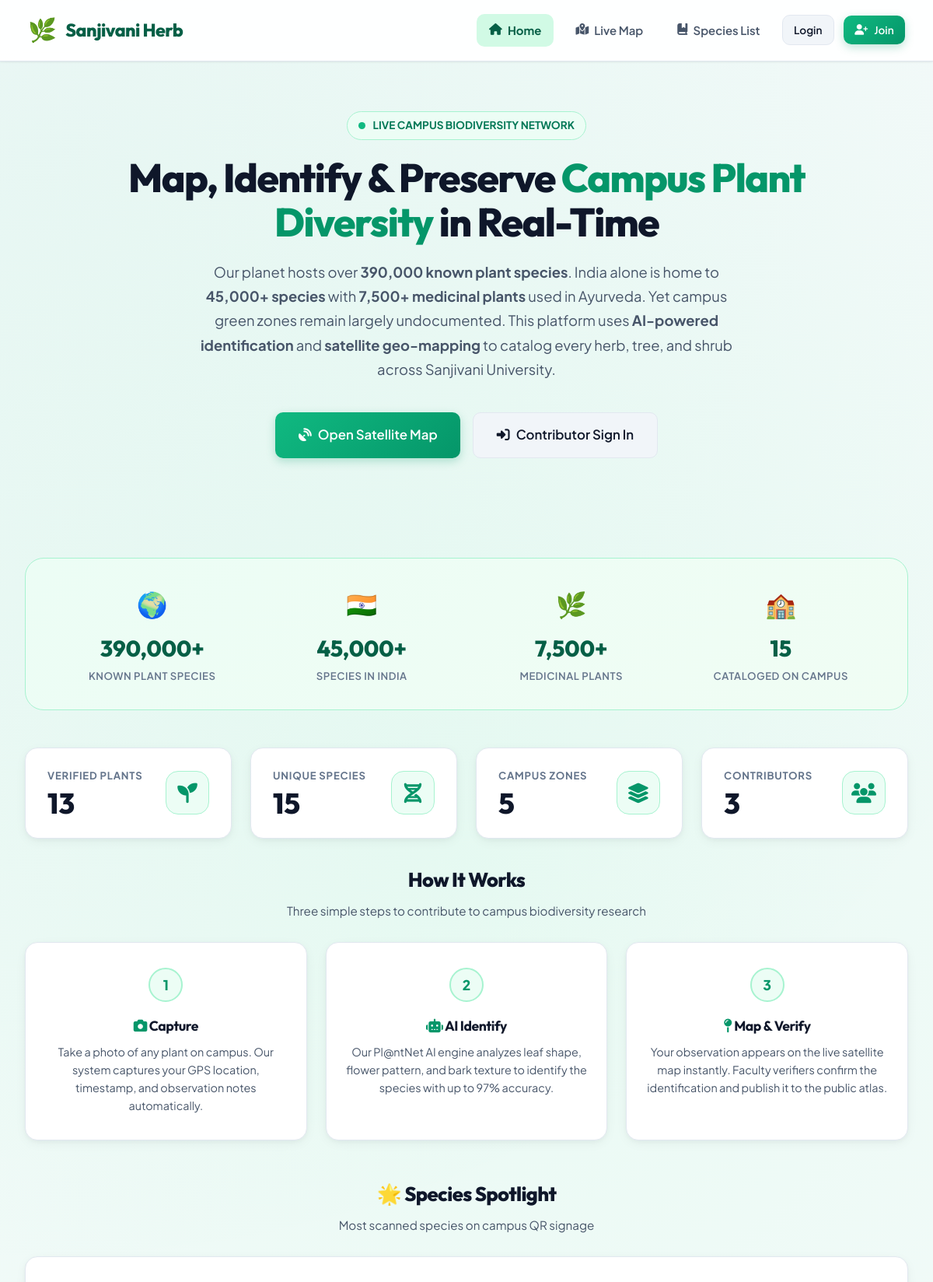
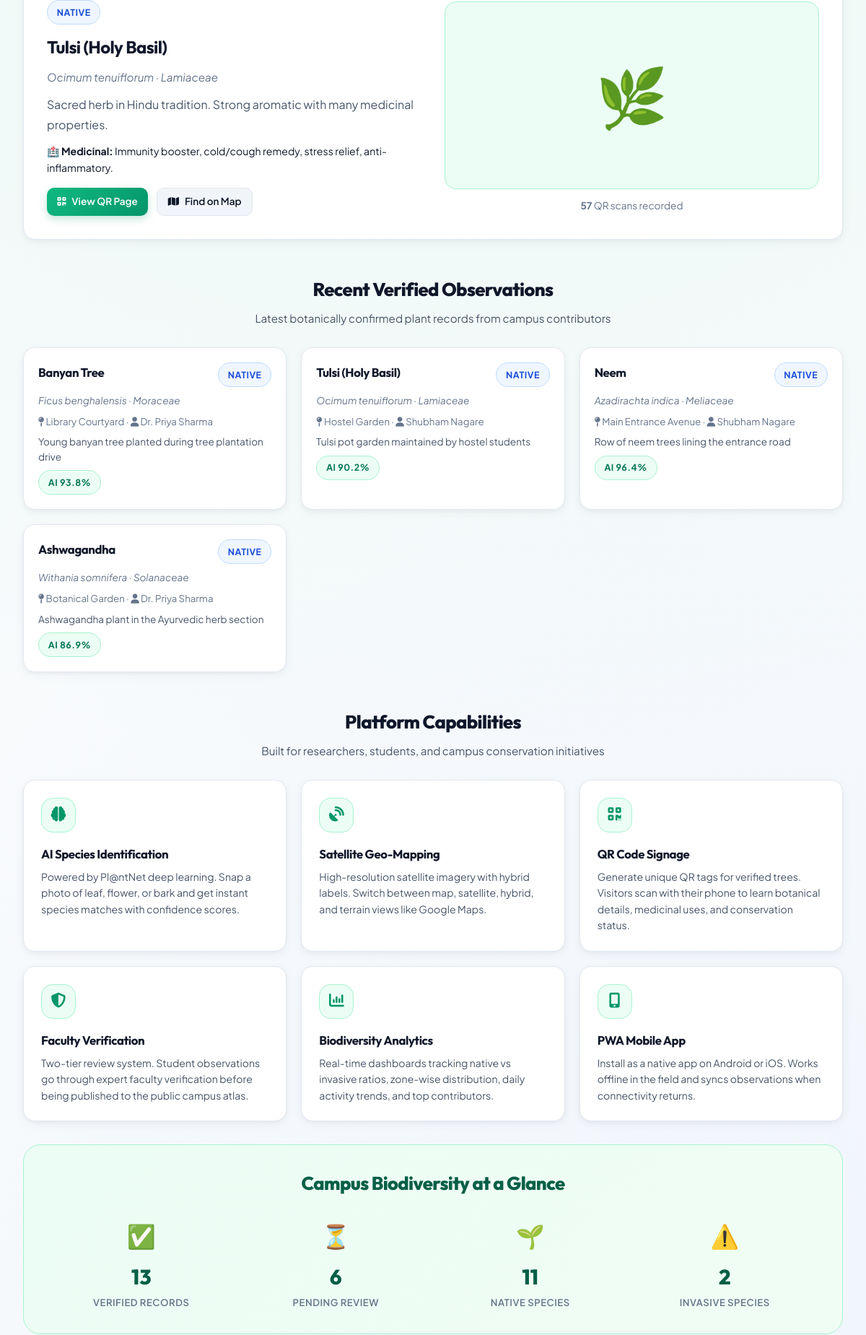
The page / (upper part) on the database its author committed (2 pictures, top to bottom).
### tables this page shows
CREATE TABLE species (
    id CHAR(36) PRIMARY KEY DEFAULT (UUID()),
    scientific_name VARCHAR(255) NOT NULL UNIQUE,
    common_name VARCHAR(255) DEFAULT NULL,
    family VARCHAR(255) DEFAULT NULL,
    native_status ENUM('native','introduced','invasive','unknown') DEFAULT 'unknown',
    description TEXT DEFAULT NULL,
    medicinal_uses TEXT DEFAULT NULL,
    reference_image_url VARCHAR(500) DEFAULT NULL,
    ai_source VARCHAR(50) DEFAULT NULL,
    created_at TIMESTAMP DEFAULT CURRENT_TIMESTAMP,
    INDEX idx_species_family (family),
    INDEX idx_species_native (native_status),
    FULLTEXT INDEX ft_species_search (scientific_name, common_name, family)
);

CREATE TABLE qr_codes (
    id CHAR(36) PRIMARY KEY DEFAULT (UUID()),
    plant_record_id CHAR(36) UNIQUE NOT NULL,
    public_slug VARCHAR(10) UNIQUE NOT NULL,
    qr_image_path VARCHAR(500) DEFAULT NULL,
    scan_count INT DEFAULT 0,
    created_at TIMESTAMP DEFAULT CURRENT_TIMESTAMP,
    FOREIGN KEY (plant_record_id) REFERENCES plant_records(id) ON DELETE CASCADE
);

CREATE TABLE plant_records (
    id CHAR(36) PRIMARY KEY DEFAULT (UUID()),
    institution_id CHAR(36) NOT NULL,
    species_id CHAR(36) DEFAULT NULL,
    zone_id CHAR(36) DEFAULT NULL,
    latitude DOUBLE NOT NULL,
    longitude DOUBLE NOT NULL,
    location_accuracy_m FLOAT DEFAULT NULL,
    status ENUM('pending_verification','verified','rejected') DEFAULT 'pending_verification',
    ai_confidence DECIMAL(5,2) DEFAULT NULL,
    ai_candidates JSON DEFAULT NULL,
    notes TEXT DEFAULT NULL,
    submitted_by CHAR(36) NOT NULL,
    verified_by CHAR(36) DEFAULT NULL,
    verified_at TIMESTAMP NULL DEFAULT NULL,
    created_at TIMESTAMP DEFAULT CURRENT_TIMESTAMP,
    updated_at TIMESTAMP DEFAULT CURRENT_TIMESTAMP ON UPDATE CURRENT_TIMESTAMP,
    FOREIGN KEY (institution_id) REFERENCES institutions(id) ON DELETE CASCADE,
    FOREIGN KEY (species_id) REFERENCES species(id) ON DELETE SET NULL,
    FOREIGN KEY (zone_id) REFERENCES zones(id) ON DELETE SET NULL,
    FOREIGN KEY (submitted_by) REFERENCES users(id) ON DELETE CASCADE,
    FOREIGN KEY (verified_by) REFERENCES users(id) ON DELETE SET NULL,
    INDEX idx_plants_institution (institution_id),
    INDEX idx_plants_species (species_id),
    INDEX idx_plants_status (status),
    INDEX idx_plants_location (latitude, longitude),
    INDEX idx_plants_submitted (submitted_by),
    INDEX idx_plants_created (created_at)
);

CREATE TABLE zones (
    id CHAR(36) PRIMARY KEY DEFAULT (UUID()),
    institution_id CHAR(36) NOT NULL,
    name VARCHAR(255) NOT NULL,
    description TEXT DEFAULT NULL,
    boundary_json JSON DEFAULT NULL,
    center_lat DOUBLE DEFAULT NULL,
    center_lng DOUBLE DEFAULT NULL,
    color_hex VARCHAR(7) DEFAULT '#22c55e',
    created_at TIMESTAMP DEFAULT CURRENT_TIMESTAMP,
    FOREIGN KEY (institution_id) REFERENCES institutions(id) ON DELETE CASCADE,
    INDEX idx_zones_institution (institution_id)
);

CREATE TABLE users (
    id CHAR(36) PRIMARY KEY DEFAULT (UUID()),
    institution_id CHAR(36) NOT NULL,
    email VARCHAR(255) UNIQUE NOT NULL,
    password_hash VARCHAR(255) NOT NULL,
    full_name VARCHAR(255) NOT NULL,
    role ENUM('contributor','verifier','admin') DEFAULT 'contributor',
    avatar_url VARCHAR(500) DEFAULT NULL,
    is_active TINYINT(1) DEFAULT 1,
    last_login TIMESTAMP NULL DEFAULT NULL,
    created_at TIMESTAMP DEFAULT CURRENT_TIMESTAMP,
    FOREIGN KEY (institution_id) REFERENCES institutions(id) ON DELETE CASCADE,
    INDEX idx_users_institution (institution_id),
    INDEX idx_users_email (email)
);

### web/index.php (the view, shortened to what the rows shown need)
<?php
$db = getDB();
$recent = $db->query("SELECT pr.*, s.common_name, s.scientific_name, s.family, s.native_status, z.name AS zone_name, u.full_name AS contributor FROM plant_records pr LEFT JOIN species s ON pr.species_id=s.id LEFT JOIN zones z ON pr.zone_id=z.id LEFT JOIN users u ON pr.submitted_by=u.id WHERE pr.status='verified' ORDER BY pr.created_at DESC LIMIT 4")->fetchAll();
$featured = $db->query("SELECT s.*, qr.scan_count, qr.public_slug FROM species s JOIN plant_records pr ON pr.species_id=s.id JOIN qr_codes qr ON qr.plant_record_id=pr.id ORDER BY qr.scan_count DESC LIMIT 1")->fetch();
?>
<!DOCTYPE html>
<html lang="en">
<head>
  <link rel="stylesheet" href="assets/css/style.css">
  <link rel="stylesheet" href="https://cdnjs.cloudflare.com/ajax/libs/font-awesome/6.4.0/css/all.min.css">
</head>
<body>
  <header class="hero">
    <h1>Map, Identify & Preserve <span class="accent">Campus Plant Diversity</span> in Real-Time</h1>
  </header>
  <div class="container">
    <div style="text-align:center;margin-bottom:1.5rem">
      <h2 class="section-title">How It Works</h2>
    </div>
    <?php if ($featured): ?>
    <div style="text-align:center;margin-bottom:1.5rem">
      <h2 class="section-title">🌟 Species Spotlight</h2>
      <p class="section-sub">Most scanned species on campus QR signage</p>
    </div>
    <div class="glass-card featured-card">
      <div class="featured-info">
        <span class="badge badge-native" style="margin-bottom:.75rem;display:inline-flex"><?= htmlspecialchars($featured['native_status'] ?? 'native') ?></span>
        <h3><?= htmlspecialchars($featured['common_name']) ?></h3>
        <p style="font-style:italic;color:var(--text-muted);font-size:.95rem;margin-bottom:.75rem"><?= htmlspecialchars($featured['scientific_name']) ?> · <?= htmlspecialchars($featured['family']) ?></p>
        <p><?= htmlspecialchars($featured['description'] ?? '') ?></p>
        <div class="featured-detail">
          <div>🏥 <strong>Medicinal:</strong> <?= htmlspecialchars(mb_strimwidth($featured['medicinal_uses'] ?? 'N/A', 0, 120, '...')) ?></div>
        </div>
        <div style="display:flex;gap:.75rem;flex-wrap:wrap">
          <a href="pages/plant-detail.php?slug=<?= htmlspecialchars($featured['public_slug'] ?? '') ?>" class="btn btn-primary btn-sm"><i class="fa-solid fa-qrcode"></i> View QR Page</a>
          <a href="pages/dashboard.php" class="btn btn-secondary btn-sm"><i class="fa-solid fa-map"></i> Find on Map</a>
        </div>
      </div>
      <div style="text-align:center">
        <div style="width:100%;height:260px;background:#ecfdf5;border-radius:var(--radius-md);display:flex;align-items:center;justify-content:center;border:1px solid #a7f3d0;font-size:5rem">
          🌿
        </div>
        <p style="margin-top:.75rem;font-size:.85rem;color:var(--text-muted)"><strong><?= $featured['scan_count'] ?></strong> QR scans recorded</p>
      </div>
    </div>
    <?php endif; ?>
    <div style="text-align:center;margin-bottom:1.5rem">
      <h2 class="section-title">Recent Verified Observations</h2>
    </div>
    <div class="obs-grid">
      <?php foreach ($recent as $r): ?>
      <div class="glass-card obs-card">
        <div style="display:flex;justify-content:space-between;align-items:start;margin-bottom:.5rem">
          <h4><?= htmlspecialchars($r['common_name'] ?? $r['scientific_name'] ?? 'Unknown') ?></h4>
          <span class="badge badge-<?= htmlspecialchars($r['native_status'] ?? 'native') ?>"><?= htmlspecialchars($r['native_status'] ?? '') ?></span>
        </div>
        <p style="font-style:italic;color:var(--text-muted);font-size:.85rem;margin-bottom:.4rem"><?= htmlspecialchars($r['scientific_name'] ?? '') ?> · <?= htmlspecialchars($r['family'] ?? '') ?></p>
        <p class="obs-meta"><i class="fa-solid fa-map-pin"></i> <?= htmlspecialchars($r['zone_name'] ?? 'Campus') ?> · <i class="fa-solid fa-user"></i> <?= htmlspecialchars($r['contributor'] ?? 'Contributor') ?></p>
        <p style="font-size:.85rem;color:var(--text-secondary);line-height:1.5"><?= htmlspecialchars(mb_strimwidth($r['notes'] ?? '', 0, 100, '...')) ?></p>
        <?php if ($r['ai_confidence']): ?>
        <div style="margin-top:.5rem"><span class="badge badge-verified">AI <?= round($r['ai_confidence'], 1) ?>%</span></div>
        <?php endif; ?>
      </div>
      <?php endforeach; ?>
    </div>
    <div style="text-align:center;margin-bottom:1.5rem">
      <h2 class="section-title">Platform Capabilities</h2>
    </div>
    <div class="facts-banner" style="margin-top:1rem">
      <div style="text-align:center;margin-bottom:1.5rem">
        <h2 class="section-title" style="color:#065f46">Campus Biodiversity at a Glance</h2>
      </div>
    </div>
  </div>
</body>
</html>

### rows shown on the page
species: native_status "NATIVE", common_name "Tulsi (Holy Basil)", scientific_name "Ocimum tenuiflorum", family "Lamiaceae", description "Sacred herb in Hindu tradition. Strong aromatic with many medicinal properties.", medicinal_uses "Immunity booster, cold/cough remedy, stress relief, anti-inflammatory.", qr_codes.scan_count "57"
plant_records: species.common_name "Banyan Tree", species.native_status "NATIVE", species.scientific_name "Ficus benghalensis", species.family "Moraceae", zone.name "Library Courtyard", submitted_by.full_name "Dr. Priya Sharma", notes "Young banyan tree planted during tree plantation drive", ai_confidence "93.8"
plant_records: species.common_name "Tulsi (Holy Basil)", species.native_status "NATIVE", species.scientific_name "Ocimum tenuiflorum", species.family "Lamiaceae", zone.name "Hostel Garden", submitted_by.full_name "Shubham Nagare", notes "Tulsi pot garden maintained by hostel students", ai_confidence "90.2"
plant_records: species.common_name "Neem", species.native_status "NATIVE", species.scientific_name "Azadirachta indica", species.family "Meliaceae", zone.name "Main Entrance Avenue", submitted_by.full_name "Shubham Nagare", notes "Row of neem trees lining the entrance road", ai_confidence "96.4"
plant_records: species.common_name "Ashwagandha", species.native_status "NATIVE", species.scientific_name "Withania somnifera", species.family "Solanaceae", zone.name "Botanical Garden", submitted_by.full_name "Dr. Priya Sharma", notes "Ashwagandha plant in the Ayurvedic herb section", ai_confidence "86.9"

### other values the page prints
$totalSpecies "15"
$totalPlants "13"
$totalZones "5"
$totalContrib "3"
$pendingCount "6"
$nativeCount "11"
$invasiveCount "2"
